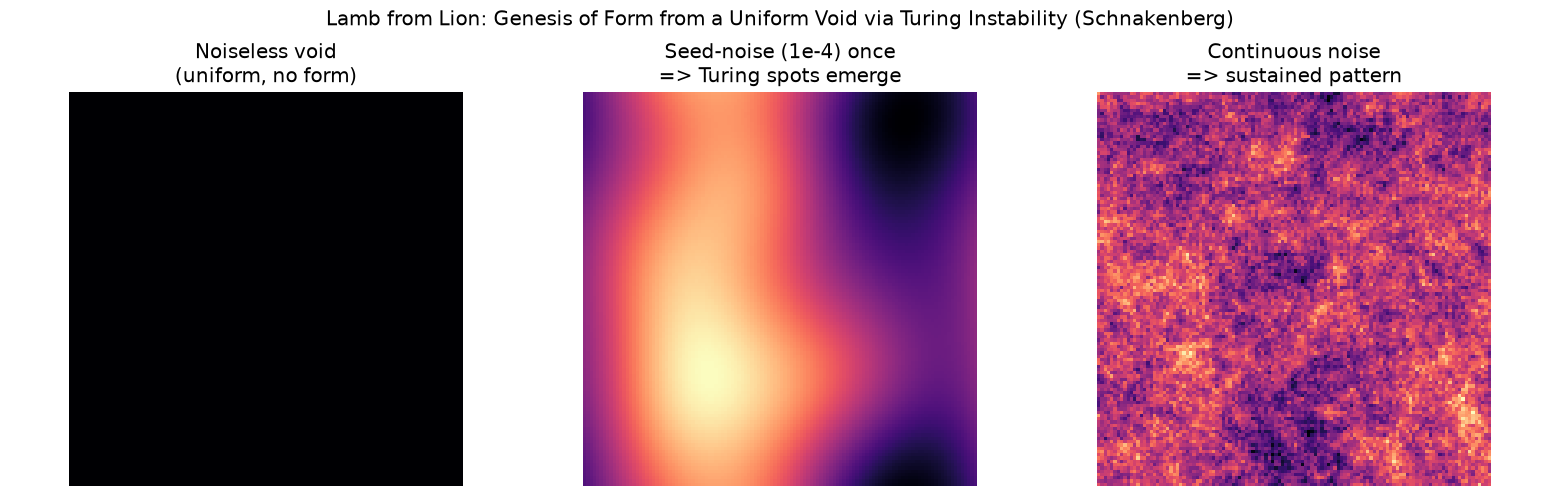

Write the Python code that produced this figure.
import numpy as np
from numba import njit
import matplotlib; matplotlib.use('Agg')
import matplotlib.pyplot as plt

@njit(cache=True)
def schnakenberg(a,b,Du,Dv,dt,L,T,seed,sigma0,noise_each):
    # homogeneous fixed point
    u=np.ones((L,L))*(a+b)
    v=np.ones((L,L))*(b/((a+b)**2))
    np.random.seed(seed)
    # initial perturbation
    for i in range(L*L):
        u[i//L,i%L]+=np.random.standard_normal()*sigma0
        v[i//L,i%L]+=np.random.standard_normal()*sigma0
    lapu=np.empty_like(u); lapv=np.empty_like(v)
    for t in range(T):
        for x in range(L):
            for y in range(L):
                lapu[x,y]=u[(x+1)%L,y]+u[(x-1)%L,y]+u[x,(y+1)%L]+u[x,(y-1)%L]-4*u[x,y]
                lapv[x,y]=v[(x+1)%L,y]+v[(x-1)%L,y]+v[x,(y+1)%L]+v[x,(y-1)%L]-4*v[x,y]
        for i in range(L*L):
            x=i//L; y=i%L
            uv=u[x,y]*u[x,y]*v[x,y]
            u[x,y]+=(Du*lapu[x,y] + a - u[x,y] + uv)*dt
            v[x,y]+=(Dv*lapv[x,y] + b - uv)*dt
        if noise_each:
            for i in range(L*L):
                u[i//L,i%L]+=np.random.standard_normal()*noise_each
                v[i//L,i%L]+=np.random.standard_normal()*noise_each
    return u,v

# Turing-unstable params (Dv/Du=10): classic spot/stripe genesis
a,b,Du,Dv,dt,L,T=(0.1,0.9,0.01,0.1,0.2,120,20000)

print("=== GENESIS FROM VOID: Schnakenberg Turing patterns ===")
# 1) truly noiseless: stays uniform (no form)
u0,v0=schnakenberg(a,b,Du,Dv,dt,L,T,42,0.0,0.0)
print(f"  noiseless:  u std={u0.std():.4f}  v std={v0.std():.4f}  (std~0 => VOID, no form)")
# 2) seed once with infinitesimal noise, then silent: Turing growth
u1,v1=schnakenberg(a,b,Du,Dv,dt,L,T,42,1e-4,0.0)
print(f"  seed-noise only: u std={u1.std():.4f}  v std={v1.std():.4f}  (Turing GROWTH => form)")
# 3) continuous tiny noise (fluctuation-driven genesis)
u2,v2=schnakenberg(a,b,Du,Dv,dt,L,T,42,1e-4,1e-4)
print(f"  cont-noise: u std={u2.std():.4f}  v std={v2.std():.4f}")

# render
fig,axs=plt.subplots(1,3,figsize=(13,4.2))
axs[0].imshow(v0,cmap='magma'); axs[0].set_title('Noiseless void\n(uniform, no form)'); axs[0].axis('off')
axs[1].imshow(v1,cmap='magma'); axs[1].set_title('Seed-noise (1e-4) once\n=> Turing spots emerge'); axs[1].axis('off')
axs[2].imshow(v2,cmap='magma'); axs[2].set_title('Continuous noise\n=> sustained pattern'); axs[2].axis('off')
plt.suptitle('Lamb from Lion: Genesis of Form from a Uniform Void via Turing Instability (Schnakenberg)')
plt.tight_layout(); plt.savefig('turing_genesis.png',dpi=120); print('saved turing_genesis.png')
